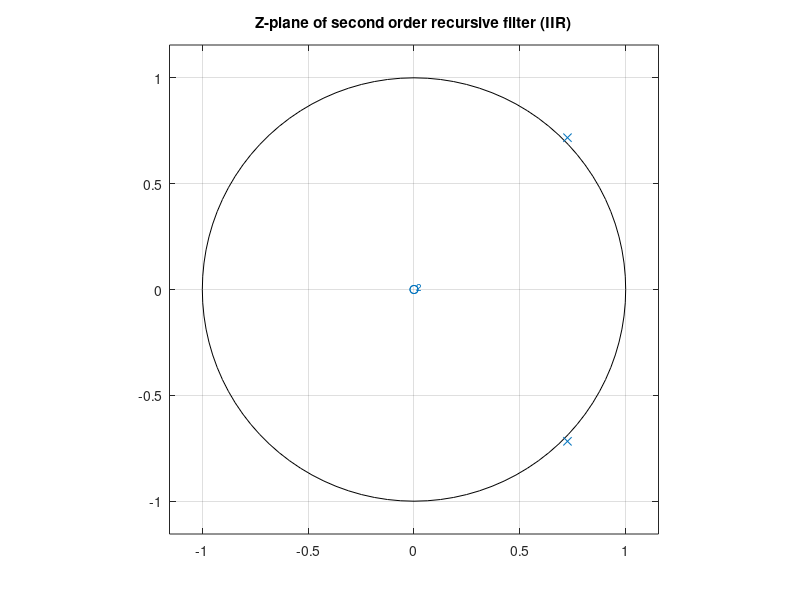
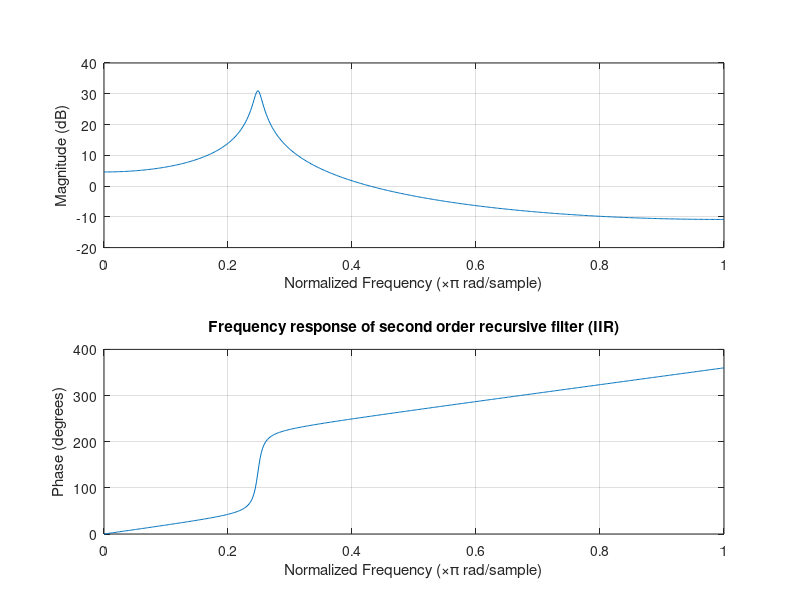
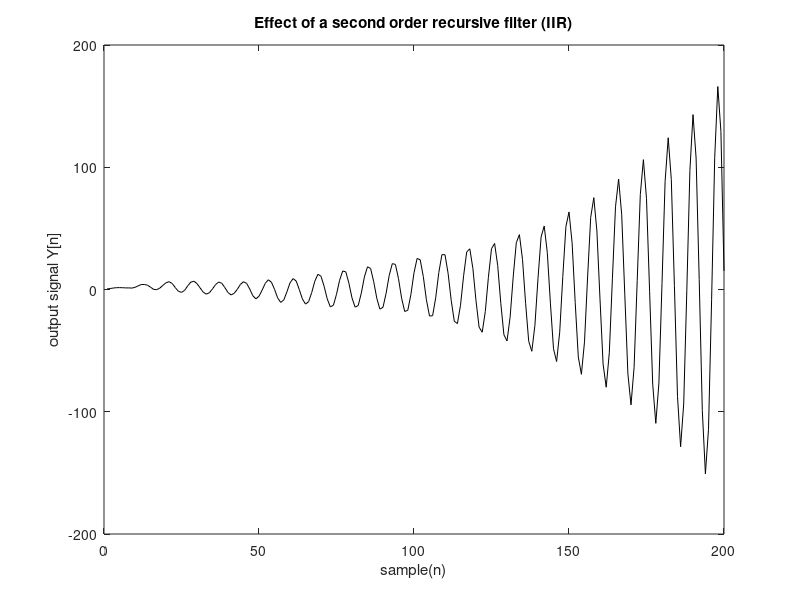

Recreate these plots in MATLAB, in order.
%Sebastian Van der Borght 4meii2 B3_2

%variabelen
n = 200;
fs = 8000;
f = 100;
ts = 1/fs;
t = (0:(n-1))*ts;

%coefficienten van de zero
z = [1 0 0];

%coefficienten van de pool
p = [1 -1.45 1.04];

%golfvorm uit opdracht B1
xn = sin(2*pi*f*t) + rand(size(t));

%filteren van golfvorm
yn = filter(z, p, xn);

%plot van zero en pool
figure(1)
zplane(z,p)
title('Z-plane of second order recursive filter (IIR)');

%plot van amplitude- en faseresponsie in het discrete frequentie domein
figure(2)
freqz(z,p)
title('Frequency response of second order recursive filter (IIR)');

%plot y(n) in het discrete tijdsdomein
figure(3)
plot(yn, 'k');
title('Effect of a second order recursive filter (IIR)');
xlabel('sample(n)'), ylabel('output signal Y[n]')
